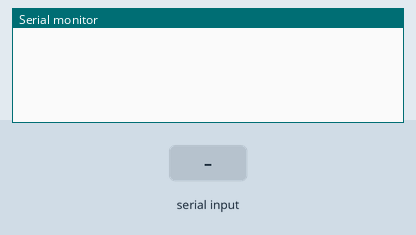
This sketch was run on a simulated Arduino Mega 2560, built with avr-gcc and run on an emulated ATmega2560. Parts: the last lines printed to the serial monitor. The inputs (shaded band) are chosen by the test bench.

Above: at 1.2 s.
1.3 s: "w\n" received over the second serial link
At 2.0 s:
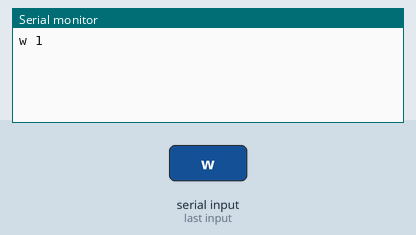
2.8 s: "a\n" received over the second serial link
At 3.2 s:
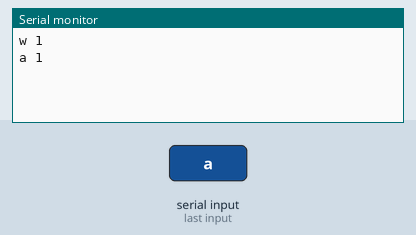
4.3 s: "s\n" received over the second serial link
At 5.5 s:
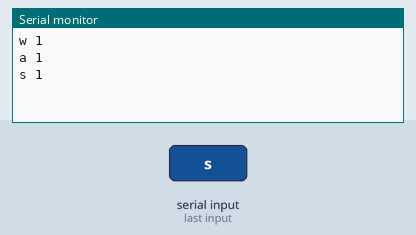
5.8 s: "d\n" received over the second serial link
At 6.7 s:
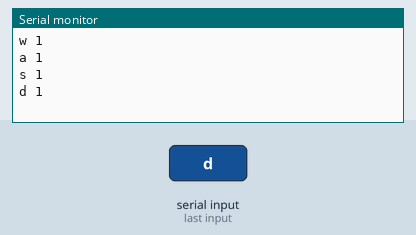
7.3 s: "i\n" received over the second serial link
At 7.8 s:
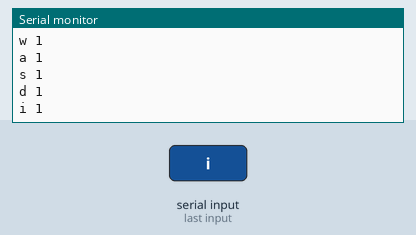
8.8 s: "j\n" received over the second serial link
At 10.1 s:
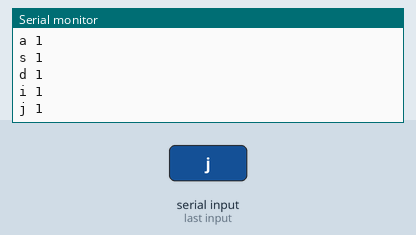

Measured:
- after the input at 1.3 s, the serial monitor: prints a new line at once (image 1)
- after the input at 2.8 s, the serial monitor: prints a new line at once (image 2)
- after the input at 4.3 s, the serial monitor: prints a new line at once (image 3)
- after the input at 5.8 s, the serial monitor: prints a new line at once (image 4)
- after the input at 7.3 s, the serial monitor: prints a new line at once (image 5)
- after the input at 8.8 s, the serial monitor: prints a new line at once (image 6)

The sketch:

GameController.ino
```cpp
#define BLUETOOTH_BAUD 9600

String command = "";

bool Up = false;
bool Down = false;
bool Left = false;
bool Right = false;

bool X = false;
bool O = false;
bool S = false;
bool T = false;

bool START = true;

char cmdChar; // command char
int cmdCode; //int related to defined command

void setup() {
  // Initialize serial communication with the computer
  Serial.begin(9600);

  // Initialize serial communication with the Bluetooth module
  Serial1.begin(BLUETOOTH_BAUD); // Ensure this matches your Bluetooth module's baud rate
  //Serial.println("Bluetooth module is ready.");
  //Serial.println("Available commands:");
  //Serial.println("1. Movement Commands: 'w', 'a', 's', 'd'");
  //Serial.println("2. Action Commands: 'i', 'j', 'k', 'l'");
}

void loop() {
  BluetoothInputs();
  if (command.length() == 1) {
    VerifyIfActivityChange();
    if(START) UpdateController(cmdCode);
    command = "";
  }
}

void BluetoothInputs(){
// Serial1 -> Code
  if (Serial1.available()) {
    char incomingChar = Serial1.read();
    // Add info to command
    if (incomingChar != '\n') {
      command += incomingChar;
      command.trim();
      // Verify if there is new command
    }
  }
}

void VerifyIfActivityChange(){
  cmdChar = command.charAt(0); // Get the single character from the string
  cmdCode = getCommandCode(cmdChar);
  if(cmdCode == 8 || cmdCode == 9){
    switch (cmdCode) {
      case 8: START = true;  break;
      case 9: START = false; break;
      default:break;
    }
  }
}

int getCommandCode(char command) {
  switch (command) {
    case 'w': return 0; // MOVE_UP
    case 'a': return 1; // MOVE_LEFT
    case 's': return 2; // MOVE_DOWN
    case 'd': return 3; // MOVE_RIGHT
    case 'i': return 4; // ACTION_T
    case 'j': return 5; // ACTION_S
    case 'k': return 6; // ACTION_X
    case 'l': return 7; // ACTION_O
    case '+': return 8; // ACTIVITY ON
    case '-': return 9; // ACTIVITY OFF
    default: return -1; // UNKNOWN_COMMAND
  }
}

// Update the controller based on the command
// Usage in UpdateController
void UpdateController(int cmdCode) {
  switch (cmdCode) {
    case 0: ChangeSignal(Up); break;
    case 1: ChangeSignal(Left); break;
    case 2: ChangeSignal(Down); break;
    case 3: ChangeSignal(Right); break;
    case 4: ChangeSignal(T); break;
    case 5: ChangeSignal(S); break;
    case 6: ChangeSignal(X); break;
    case 7: ChangeSignal(O); break;
    default: break; // Handle unknown command if necessary
  }
}

// Toggle the signal of the boolean variable
void ChangeSignal(bool &type) {
  type = !type;
  Serial.print(cmdChar);
  Serial.print(" ");
  Serial.println(type);
}
```
